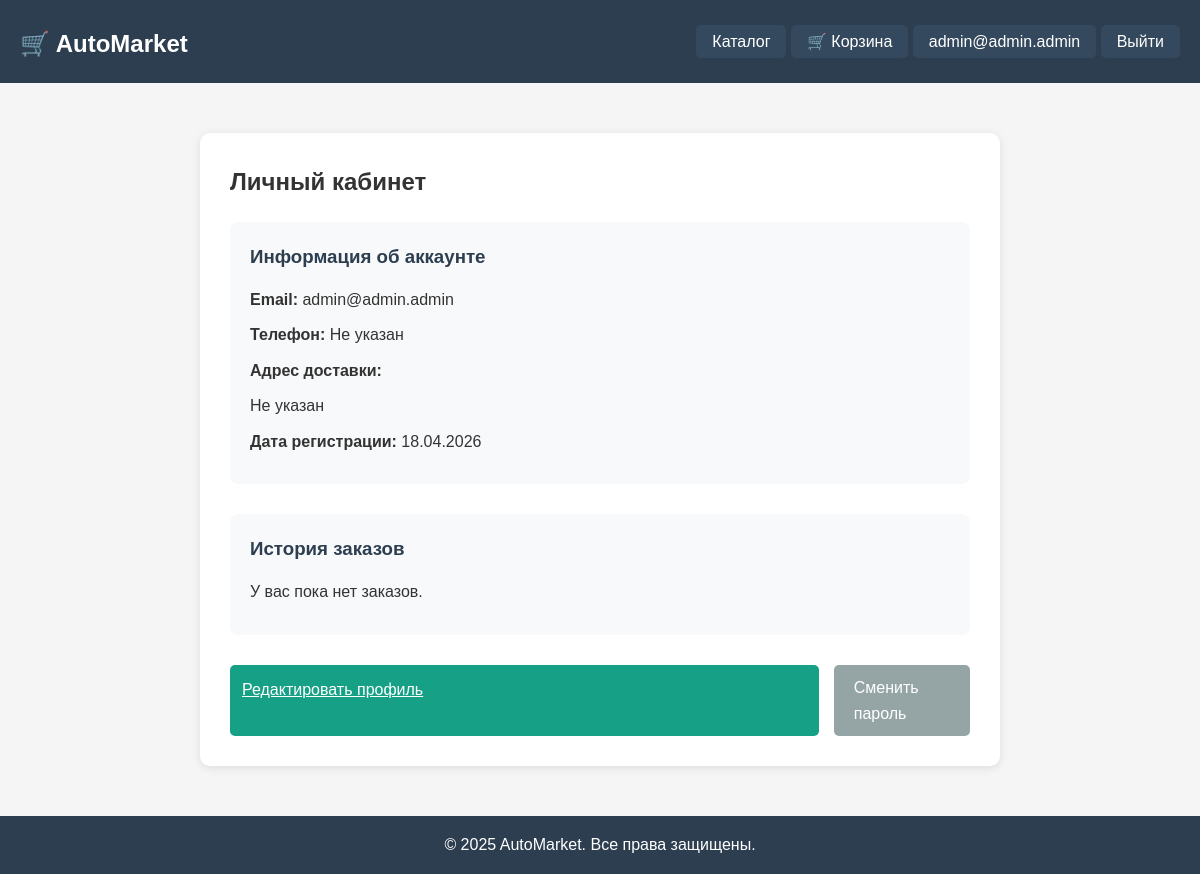
Page /user/profile/ (signed in) on the committed database.
### user_app/models.py (models this page shows, shortened)
class CustomUser(AbstractBaseUser, PermissionsMixin):
    email = models.EmailField(unique=True, verbose_name='Email')
    phone_number = models.CharField(max_length=20, blank=True, verbose_name='Номер телефона')
    address = models.TextField(blank=True, verbose_name='Адрес доставки')
    is_active = models.BooleanField(default=False, verbose_name='Аккаунт активирован')
    is_staff = models.BooleanField(default=False, verbose_name='Персонал')
    created_at = models.DateTimeField(auto_now_add=True, verbose_name='Дата регистрации')
    updated_at = models.DateTimeField(auto_now=True, verbose_name='Дата обновления')
    USERNAME_FIELD = 'email'
    REQUIRED_FIELDS = []
    objects = CustomUserManager()
    class Meta:
        verbose_name = 'Пользователь'
        verbose_name_plural = 'Пользователи'
        ordering = ['-created_at']

### user_app/views.py (the view)
# urls.py: path('profile/', views.profile, name='profile'),
@login_required
def profile(request):
    orders = Order.objects.filter(user=request.user).order_by('-created_at')
    return render(request, 'user_app/profile.html', {
        'user': request.user,
        'orders': orders
    })

### templates/user_app/profile.html (shortened to what this page needs)
{% extends 'shop_app/base.html' %}
{% load static %}
{% block content %}
<div class="profile-container">
    <h2>Личный кабинет</h2>
    <div class="profile-info">
        <div class="info-section">
            <h3>Информация об аккаунте</h3>
            <p><strong>Email:</strong> {{ user.email }}</p>
            <p><strong>Телефон:</strong> {{ user.phone_number|default:"Не указан" }}</p>
            <p><strong>Адрес доставки:</strong> {{ user.address|default:"Не указан"|linebreaks }}</p>
            <p><strong>Дата регистрации:</strong> {{ user.created_at|date:"d.m.Y" }}</p>
        </div>
        <div class="info-section">
            <h3>История заказов</h3>
            {% if orders %}
                <table class="orders-table">
                    <thead>
                        <tr>
                            <th>№ заказа</th>
                            <th>Дата</th>
                            <th>Статус</th>
                            <th>Сумма</th>
                        </tr>
                    </thead>
                    <tbody>
                        {% for order in orders %}
                        <tr>
                            <td>#{{ order.id }}</td>
                            <td>{{ order.created_at|date:"d.m.Y H:i" }}</td>
                            <td>{{ order.get_status_display }}</td>
                            <td>{{ order.total_price|floatformat:2 }} ₽</td>
                        </tr>
                        {% endfor %}
                    </tbody>
                </table>
            {% else %}
                <p>У вас пока нет заказов.</p>
            {% endif %}
        </div>
        <div class="profile-actions">
            <a href="{% url 'user_app:profile_edit' %}" class="btn-primary">Редактировать профиль</a>
            <a href="{% url 'user_app:password_change' %}" class="btn-secondary">Сменить пароль</a>
        </div>
    </div>
</div>
{% endblock %}

### templates/shop_app/base.html (shortened to what this page needs)
<!DOCTYPE html>
{% load static %}
<html lang="ru">
<head>
    <link rel="stylesheet" href="{% static 'css/style.css' %}">
</head>
<body>
    <header>
        <div class="container">
            <div class="header-content">
                <h1>
                    <a href="{% url 'shop_app:product_list' %}" class="logo">🛒 AutoMarket</a>
                </h1>
                <nav>
                    <a href="{% url 'shop_app:product_list' %}">Каталог</a>
                    <a href="{% url 'shop_app:cart' %}">🛒 Корзина</a>
                    {% if user.is_authenticated %}
                        <a href="{% url 'user_app:profile' %}">{{ user.email }}</a>
                        <a href="{% url 'user_app:logout' %}">Выйти</a>
                    {% else %}
                        <a href="{% url 'user_app:login' %}">Войти</a>
                        <a href="{% url 'user_app:register' %}">Регистрация</a>
                    {% endif %}
                </nav>
            </div>
        </div>
    </header>
    <main>
        <div class="container">
            {% block content %}
            {% endblock %}
        </div>
    </main>
    <footer>
        <div class="container">
            <p>&copy; 2025 AutoMarket. Все права защищены.</p>
        </div>
    </footer>
</body>
</html>

### static/css/style.css (style rules this page uses)
* { margin: 0; padding: 0; box-sizing: border-box; }
body { font-family: 'Arial', sans-serif; line-height: 1.6; color: #333; background-color: #f5f5f5; }
.container { max-width: 1200px; margin: 0 auto; padding: 0 20px; }
header { background-color: #2c3e50; color: white; padding: 1rem 0; margin-bottom: 2rem; }
.header-content { display: flex; justify-content: space-between; align-items: center; }
.logo { color: white; text-decoration: none; font-size: 1.5rem; font-weight: bold; }
nav a { color: white; text-decoration: none; padding: 0.5rem 1rem; background-color: #34495e; border-radius: 5px; }
footer { background-color: #2c3e50; color: white; text-align: center; padding: 1rem 0; margin-top: 3rem; }
.btn-primary { width: 100%; padding: 12px; background-color: #16a085; color: white; border: none; border-radius: 5px; cursor: pointer; font-size: 16px; }
.profile-container { max-width: 800px; margin: 50px auto; padding: 30px; background: white; border-radius: 10px; box-shadow: 0 2px 10px rgba(0,0,0,0.1); }
.profile-info { margin-top: 20px; }
.info-section { margin-bottom: 30px; padding: 20px; background: #f8f9fa; border-radius: 8px; }
.info-section h3 { margin-bottom: 15px; color: #2c3e50; }
.info-section p { margin-bottom: 10px; }
.profile-actions { display: flex; gap: 15px; }
.btn-secondary { display: inline-block; padding: 10px 20px; background-color: #95a5a6; color: white; text-decoration: none; border-radius: 5px; border: none; cursor: pointer; }

### rows in the picture
CustomUser: email "admin@admin.admin", phone_number "Не указан", address "Не указан", created_at "18.04.2026"
